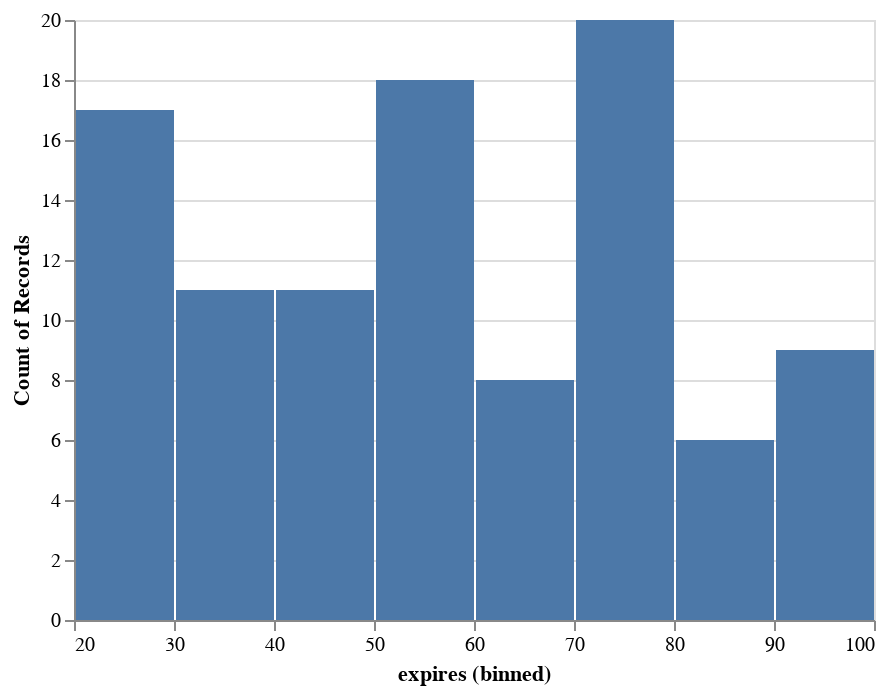

Notebook source saved alongside this figure:
### Code cell
# let's plot the distribution of expirations
alt.Chart(robots).mark_bar().encode(
    alt.X("expires:Q", bin=True),
    y='count()',
)

### Figure 1 — Vega-Lite specification as saved in the notebook (floating-point values rounded to 4 significant figures; data arrays with more than 128 entries replaced by an {"elided": "..."} marker saying what was removed)
{"config": {"view": {"continuousWidth": 400, "continuousHeight": 300}}, "data": {"name": "data-960ff0d7c835bd1dba39aa09167b5dee"}, "mark": "bar", "encoding": {"x": {"type": "quantitative", "bin": true, "field": "expires"}, "y": {"type": "quantitative", "aggregate": "count"}}, "$schema": "https://vega.github.io/schema/vega-lite/v4.8.1.json", "datasets": {"data-960ff0d7c835bd1dba39aa09167b5dee": {"elided": "148 records"}}}
